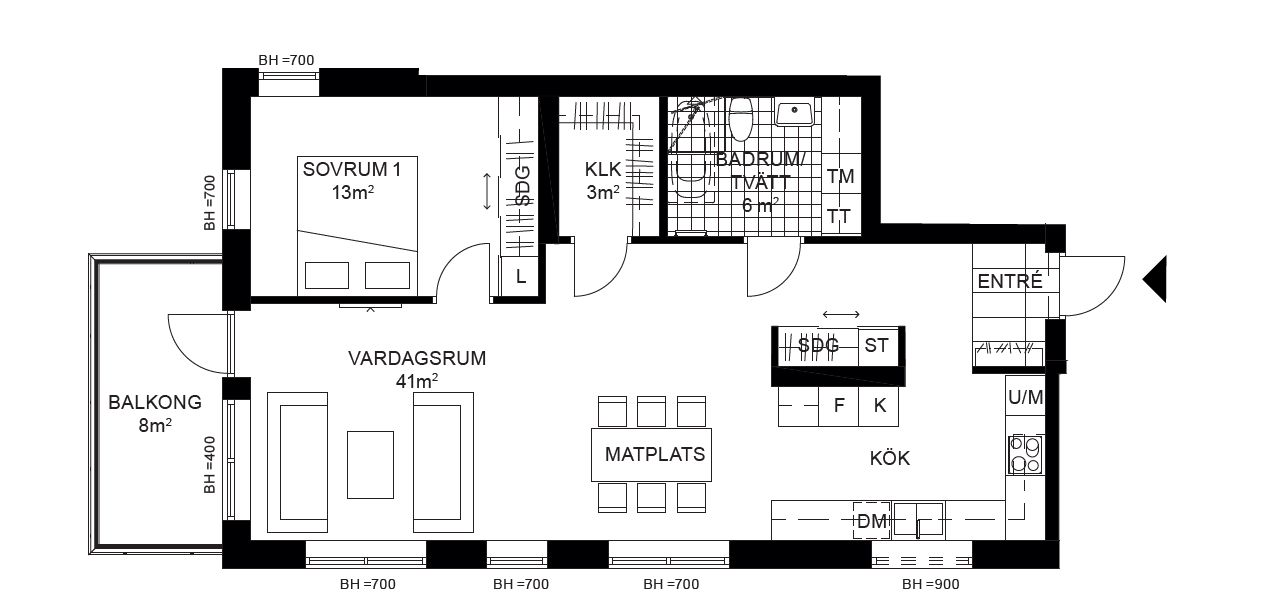
#> input picture Images/Calibrations/wallcalibration.png, 1261 x 611 px
$ python -i detect.py   (imports and definitions only)
#> lines starting #> are read from the running program, lines starting #| are printed output that depends on the picture; after the words box and inside, x2 and y2 are one past the last pixel; in counts of white or black regions, pixels touching at a corner belong together
import cv2
import numpy as np
from . import image
from . import const
from . import image
from . import calculate
from . import transform
import math

# Calculate (actual) size of apartment

"""
Detect
This file contains functions used when detecting and calculating shapes in images.

FloorplanToBlender3d
Copyright (C) 2022 Daniel Westberg
"""


# [582 lines left out: functions wall_filter, precise_boxes, __corners_and_draw_lines, find_rooms, and_remove_precise_boxes, outer_contours and 4 more, not called in this run]

>>> import cv2
>>> picture = cv2.imread('../Images/Calibrations/wallcalibration.png', cv2.IMREAD_GRAYSCALE)
#> picture: shape (611, 1261); min 0, max 255, mean 228.8
>>> result = wall_filter(picture)
#> in wall_filter, `_, thresh = cv2.threshold( gray, const.WALL_FILTER_TRESHOLD[0], const...`:
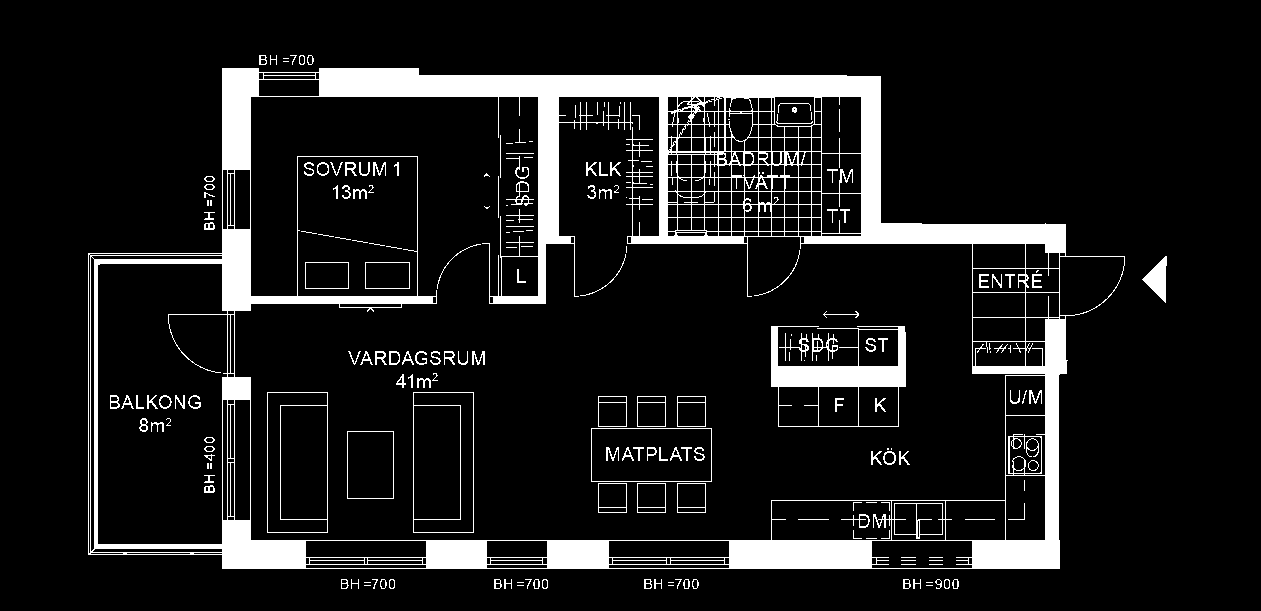
#> thresh: shape (611, 1261); 10.6% white; 214 white regions (79 under 20 px), largest, box (x1, y1, x2, y2) and area: (88, 68, 1125, 569) 67333, (771, 326, 906, 427) 3952, (267, 392, 328, 533) 607
#> in wall_filter, `opening = cv2.morphologyEx( thresh, cv2.MORPH_OPEN, kernel, iterations..`:
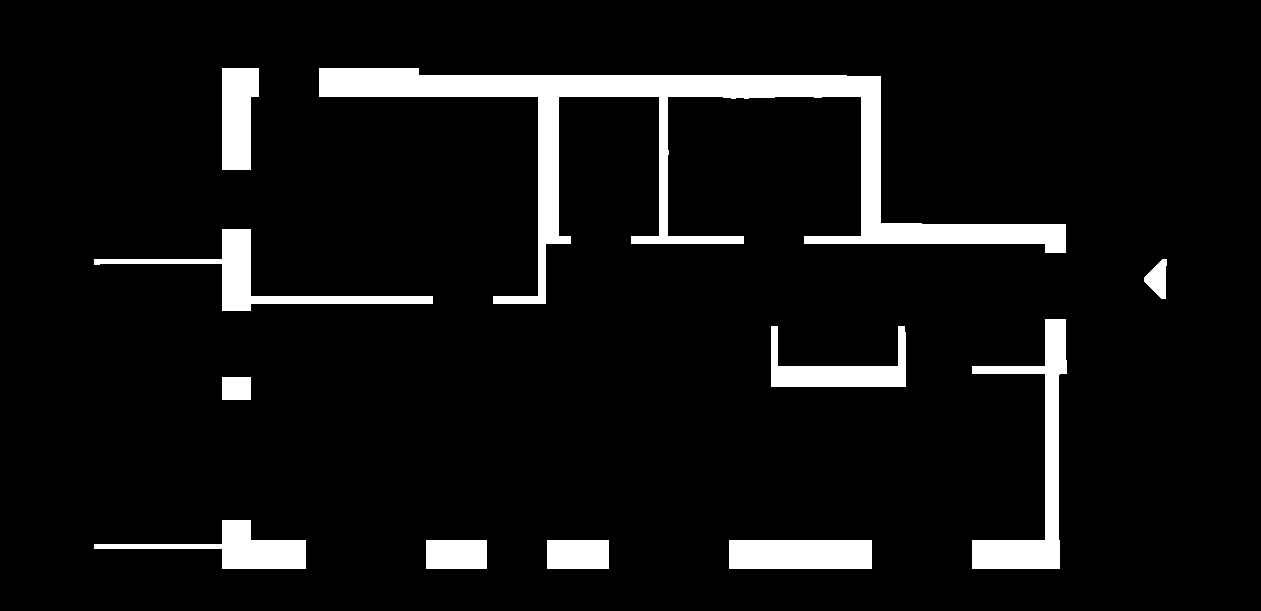
#> opening: shape (611, 1261); 7.4% white; 11 white regions, largest, box (x1, y1, x2, y2) and area: (319, 68, 1066, 304) 26609, (972, 319, 1067, 569) 6630, (94, 229, 433, 311) 4480
#> in wall_filter, `sure_bg = cv2.dilate( opening, kernel, iterations=const.WALL_FILTER_DI..`: sure_bg: shape (611, 1261); 10.1% white; 11 white regions, largest, box (x1, y1, x2, y2) and area: (316, 65, 1069, 307) 35699, (969, 316, 1070, 572) 9180, (91, 226, 436, 314) 7048
#> in wall_filter, `dist_transform = cv2.distanceTransform( opening, cv2.DIST_L2, const.WA..`:
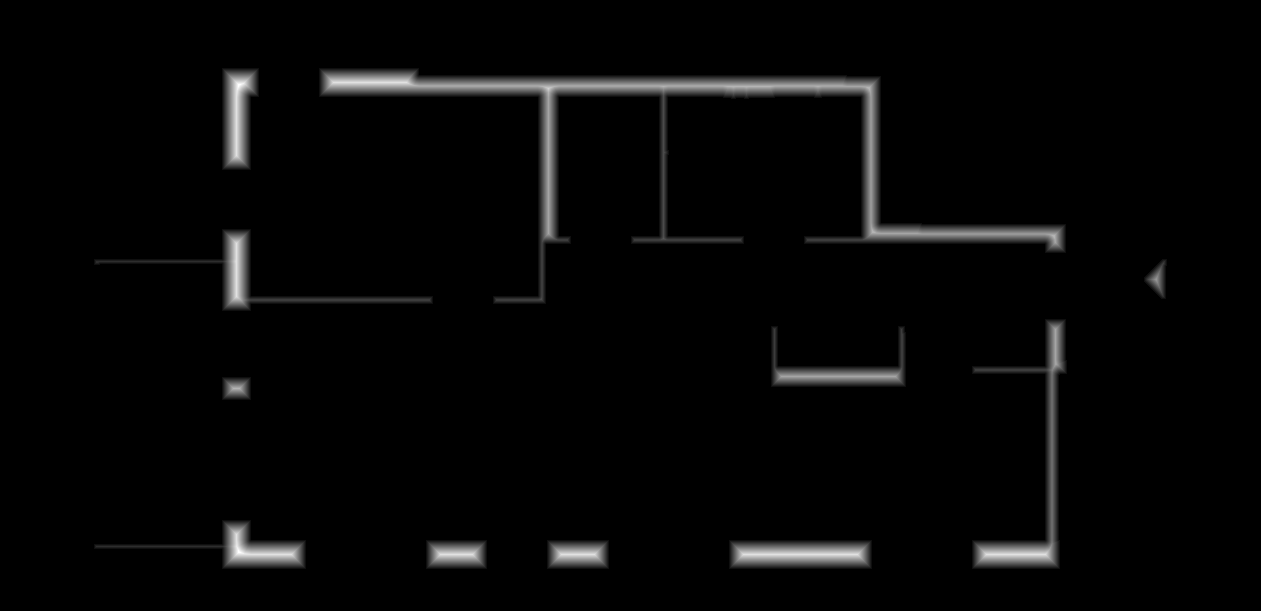
#> dist_transform: shape (611, 1261) float32; min 0, max 17, mean 0.423; drawn with min black and max white
#> in wall_filter, `ret, sure_fg = cv2.threshold( const.WALL_FILTER_DISTANCE_THRESHOLD[0] ..`:
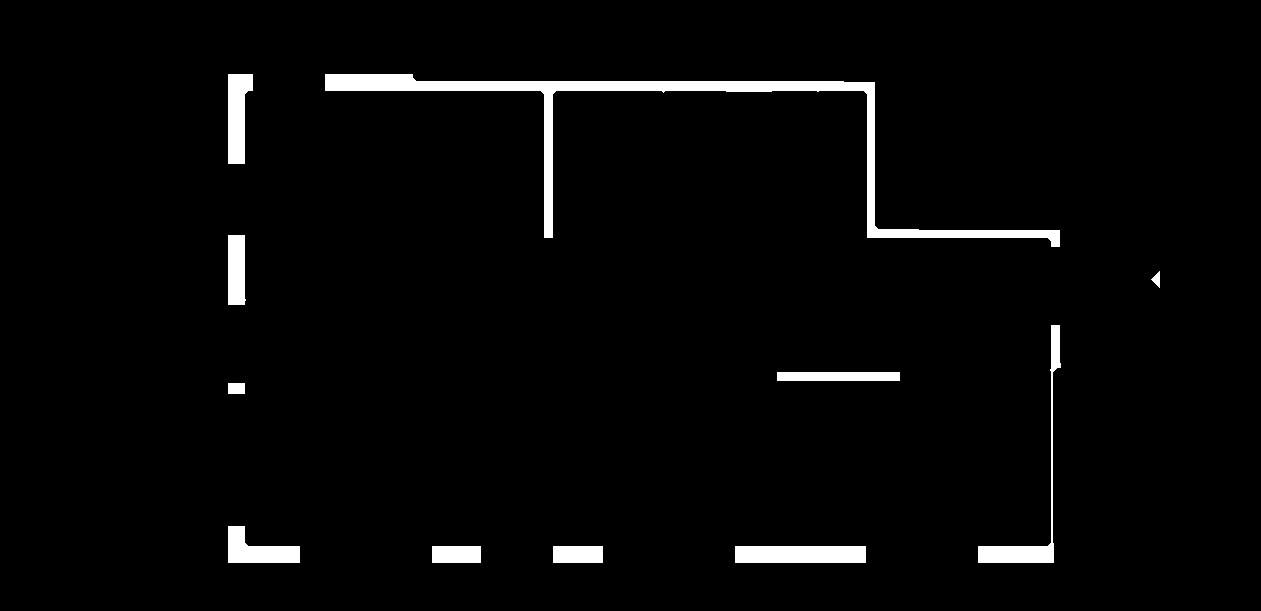
#> sure_fg: shape (611, 1261) float32; 2.9% white; 11 white regions, largest, box (x1, y1, x2, y2) and area: (325, 74, 1060, 247) 10277, (735, 546, 866, 563) 2227, (978, 325, 1061, 563) 2061
#> in wall_filter, `ret, sure_fg = cv2.threshold( const.WALL_FILTER_DISTANCE_THRESHOLD[0] ..`: ret = 3.4
#> in wall_filter, `unknown = cv2.subtract(sure_bg, sure_fg)`:
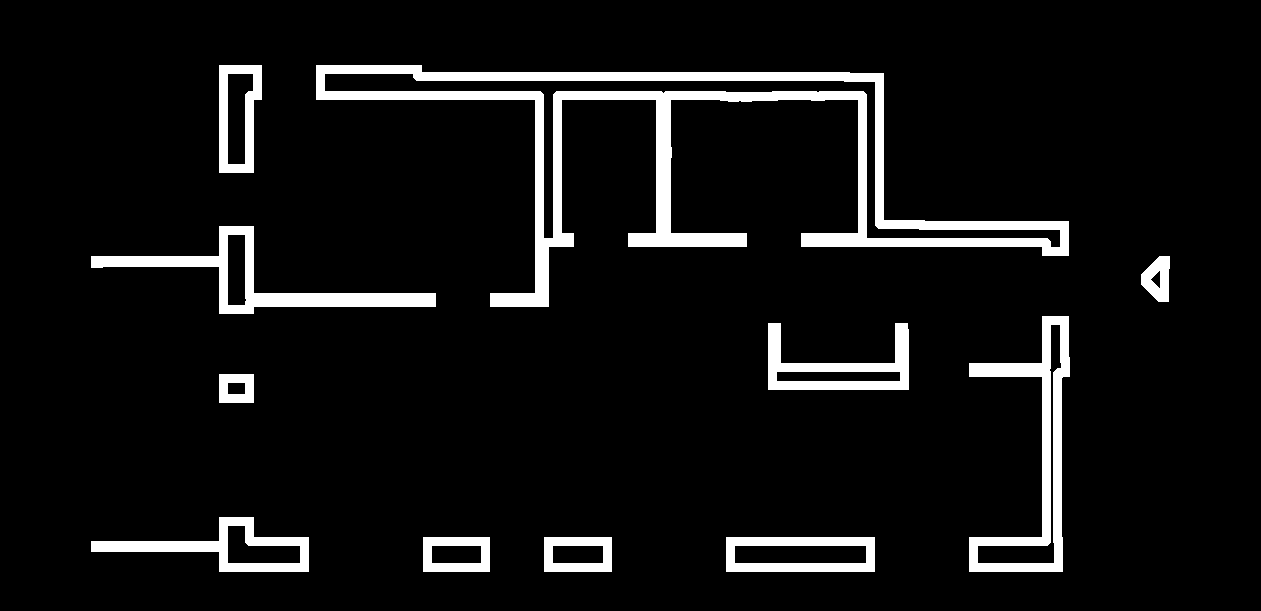
#> unknown: shape (611, 1261); 7.3% white; 11 white regions, largest, box (x1, y1, x2, y2) and area: (316, 65, 1069, 307) 25422, (969, 316, 1070, 572) 7119, (91, 226, 436, 314) 5856
